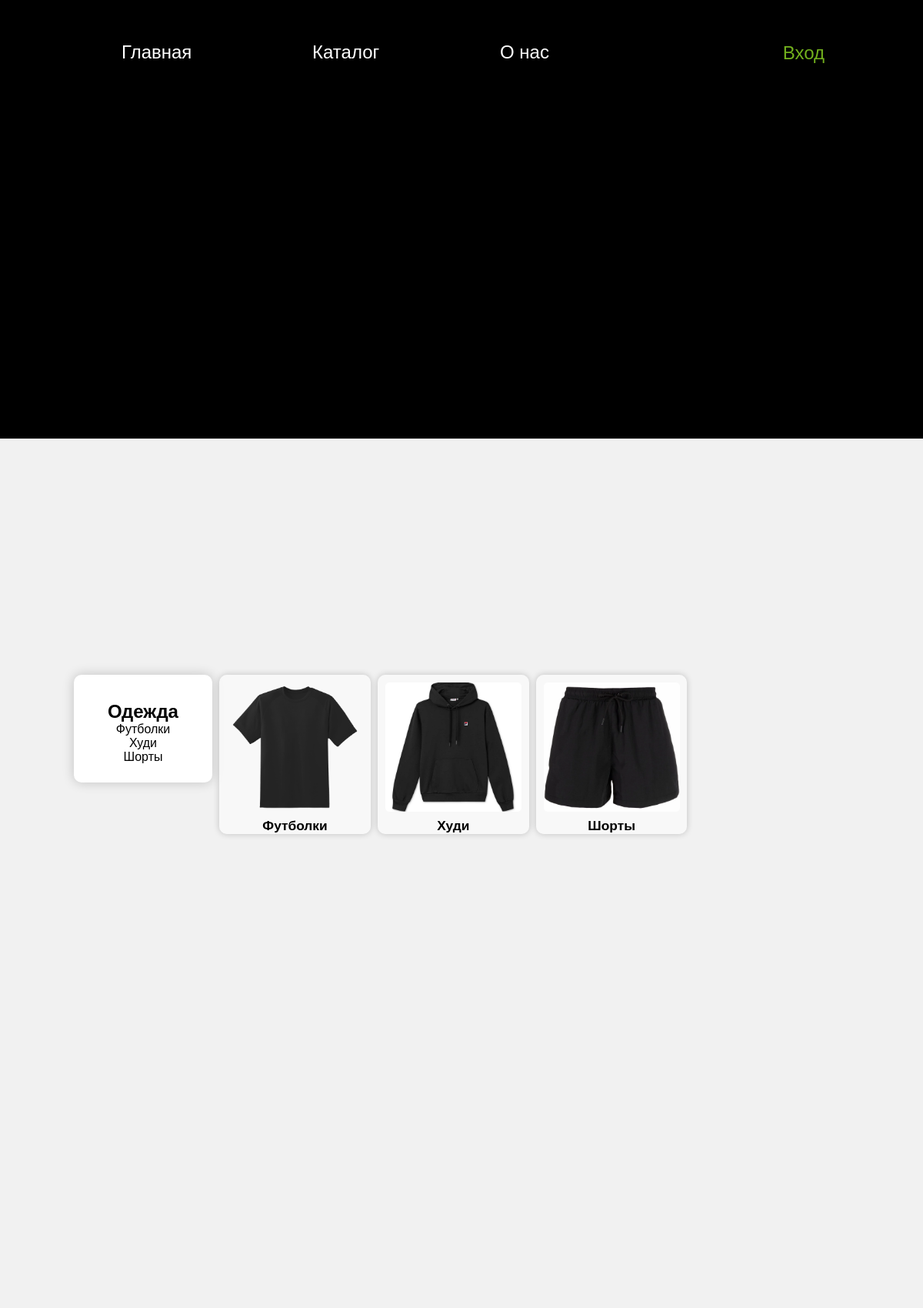
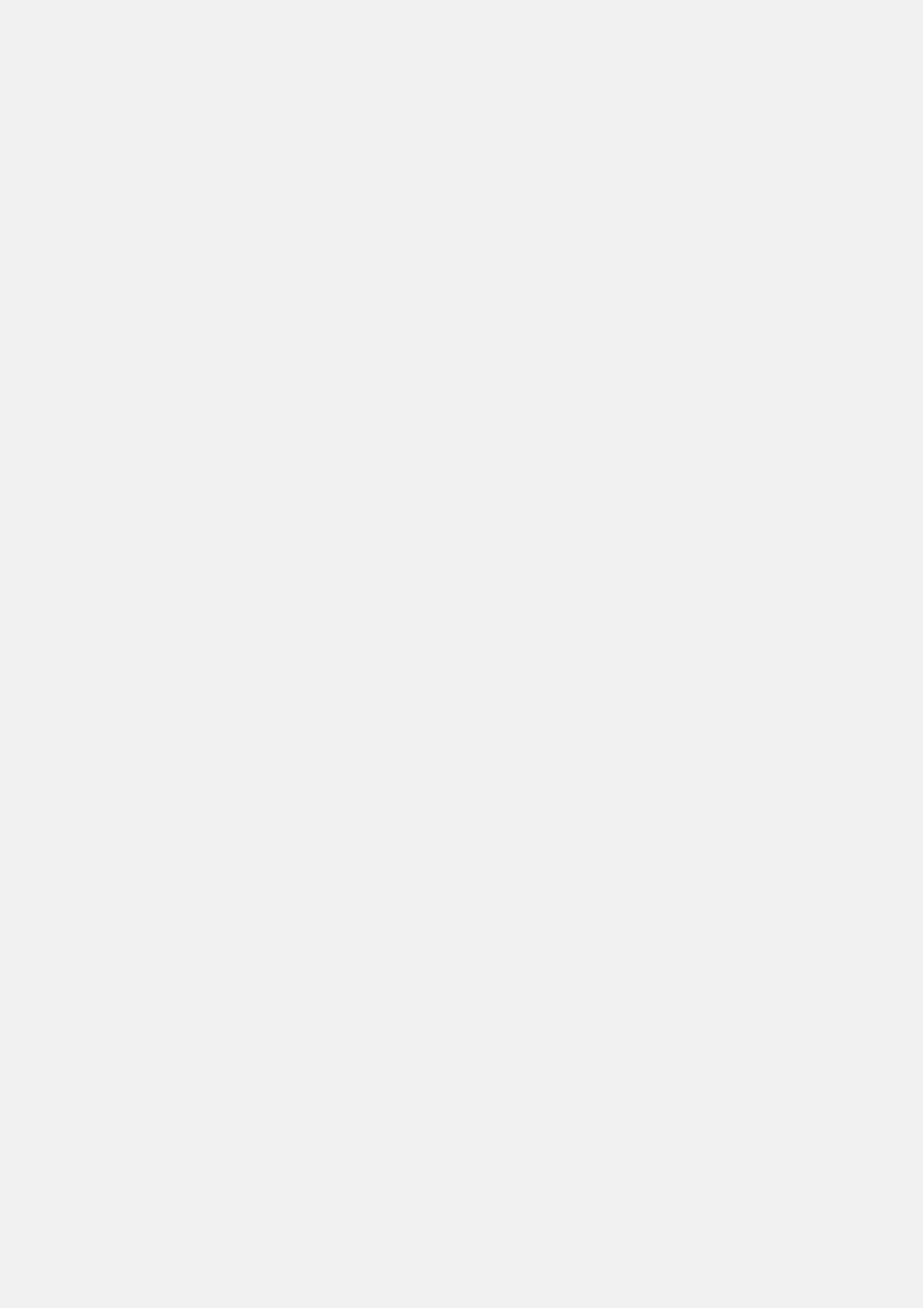
/catalog (upper part), run on the app's committed database (2 pictures, top to bottom).
### server.py (models this page shows)
class Catalog(db.Model):
    id = db.Column(db.Integer, primary_key=True)
    title = db.Column(db.String(100))
    products = db.relationship('Product', backref='catalog', lazy=True)
    image = db.Column(db.String(255))

### server.py (the view)
@app.route('/catalog')
def catalog():
    category = request.args.get('category')
    collections = Catalog.query.order_by(Catalog.title).all()
    if category:
        catalog = Catalog.query.filter_by(category=category).order_by(Catalog.title).all()
    else:
        catalog = Catalog.query.order_by(Catalog.title).all()
    return render_template('clothing_catalog.html', collections=collections, catalog=catalog, user=current_user)

### templates/clothing_catalog.html (shortened to what this page needs)
<!DOCTYPE html>
<html lang="en">
<head>
    <link rel="stylesheet" href="static/css/catalog.css">
</head>
<body>
    <header class="headers">
        <nav>
            <a href="/" >Главная</a>
            <a href="/catalog" >Каталог</a>
            <a href="/info" >О нас</a>
        </nav>
        <nav class="login">
            <a {% if user.is_active %} href="/profile">Профиль{% else %}  href="/userlogin"> Вход{% endif %}</a>
        </nav>
    </header>
    <div class="osn">
        <div class="filters">
            <div class="param1">
                <h1>Одежда</h1>
                <div class="checktext">
                    {% for el in collections %}
                    <a href="/catalog/{{ el.id }}">{{ el.title }}</a>
                    {% endfor %}
                </div>
            </div>
        </div>
        <div class="goods">
            {% for el in catalog %}
            <a href="/catalog/{{ el.id }}">
                <div>
                    <img src="/static/products_img/{{ el.image }}" alt="">
                    <h2>{{ el.title }}</h2>
                </div>
            </a>
            {% endfor %}
        </div>
    </div>
</body>
</html>

### static/css/catalog.css (style rules this page uses)
a { text-decoration: none; color: black; }
html { font-family: 'Jost SemiBold', sans-serif; font-size: 18pt; margin-right: 10%; background-color: black; }
body { background-color: black; color: white; }
header { display: flex; justify-content: space-between; align-items: center; margin-top: 5%; }
nav:last-of-type { margin-left: auto; }
.headers a { text-decoration: none; color: white; margin-left: 150px; }
.login { display: grid; grid-template-columns: 0% 90%; color: #72B01D; text-align: right; display: inline-block; vertical-align: middle; line-height: normal; }
.login a { color: #72B01D; margin-left:0px; display: inline-block; vertical-align: middle; line-height: normal; }
.osn { background-color: rgb(241, 241, 241); position: absolute; top: 18%; left: 0; width: 100%; height: 140%; }
.filters { position: absolute; left: 8%; top: 5%; color: black; background-color: white; width: 15%; margin-bottom: 0px; padding-bottom: 1%; padding-top: 2%; border-radius: 10px; box-shadow: rgba(0, 0, 0, 0.2) 0px 0px 15px; padding-bottom: 2%; }
.filters h1 { font-family: 'Jost SemiBold', sans-serif; font-size: 25pt; margin-bottom: 0px; margin-top: 10px; text-align: center; }
.filters a { font-family: 'Jost Regular', sans-serif; font-size: 22pt; color: black; margin-top: 0px; margin-bottom: 0px; font-size: 15pt; text-align: center; }
.goods { display: flex; flex-wrap: wrap; position: absolute; left: 23%; top: 5%; width: 77%; }
.goods a { background-color: rgba(255, 255, 255, 0.527); border-radius: 10px; margin-left: 1%; margin-bottom: 1%; box-sizing: border-box; flex-basis: calc(100% / 4); max-width: calc(100% / 4.7); box-shadow: rgba(0, 0, 0, 0.2) 0px 0px 8px; overflow: hidden; }
.goods img { border-radius: 5px; margin-top: 5%; margin-left: 5%; width: 90%; height: 14vw; object-fit: cover; }
.goods h2 { font-family: 'Jost ExtraLight', sans-serif; color: black; font-size: 14pt; margin-bottom: 0px; margin-top: 1%; text-align: center; }
.checktext { width: 100%; display: grid; text-align: center; }
@media (max-width: 1500px) { .goods h2 { font-size: 13pt; } }
@media (max-width: 1500px) { .filters h1 { font-size: 23pt; } }
@media (max-width: 1500px) { .filters a { font-size: 12pt; } }
@media (max-width: 1500px) { .osn { top: 15%; } }
@media (max-width: 1200px) { .osn { top: 13%; } }
@media (max-width: 1200px) { .filters h1 { font-size: 18pt; } }

### data on the page
Catalog: title "Футболки", image (picture)
Catalog: title "Худи", image (picture)
Catalog: title "Шорты", image (picture)
